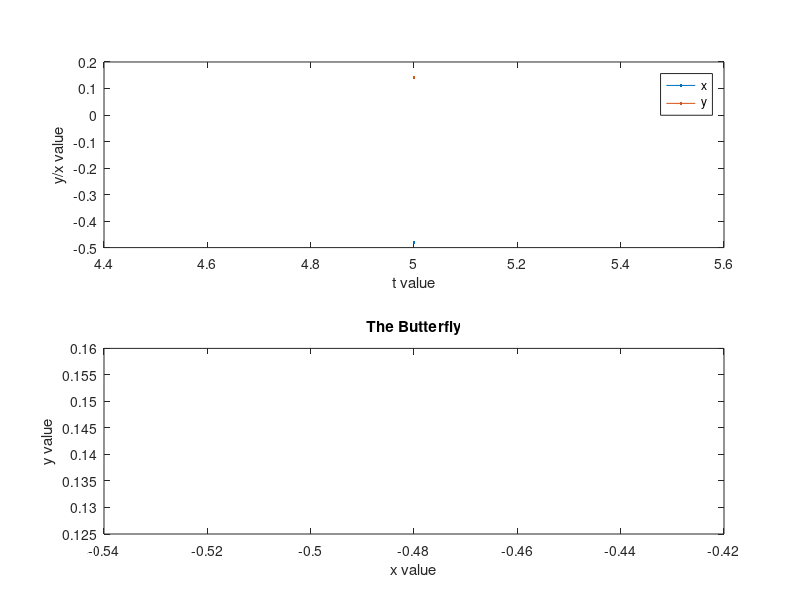

MATLAB code for this plot:
% Name: Andrew Pang
% Date: 29 MAR 2019
% Task 2 : Butterfly curve
close all; clear all; clc;

%prompts the user for min and max value of t
mint = input('Enter minimum value of t : ');
maxt = input('Enter maximum value of t : ');

%create row vector t based on user's input
t = mint:0.01:maxt ;

%calculate the corresponding values of x and y for each value of t
x = sin(t) .* ( exp(cos(t)) - 2*cos(4*t) - (sin(t/12)).^5);
y = cos(t) .* ( exp(cos(t)) - 2*cos(4*t) - (sin(t/12)).^5);

%create 2x1 subplot with reference to graph 1
subplot(2,1,1);

%plots x agianst t
plot(t,x);

%holds onto the current plot for second plot
hold on

%plots y against t on the same graph
plot(t,y);

%adds the axes labels and a legend
xlabel('t value');
ylabel('y/x value');
legend('x','y');

%turns off the hold to proceed to next graph
hold off;

%switch subplot reference to graph 2
subplot(2,1,2);

%plots y agianst x
plot(x,y,'m-');

%adds the axes labels and the title
xlabel('x value');
ylabel('y value');
title('The Butterfly');



